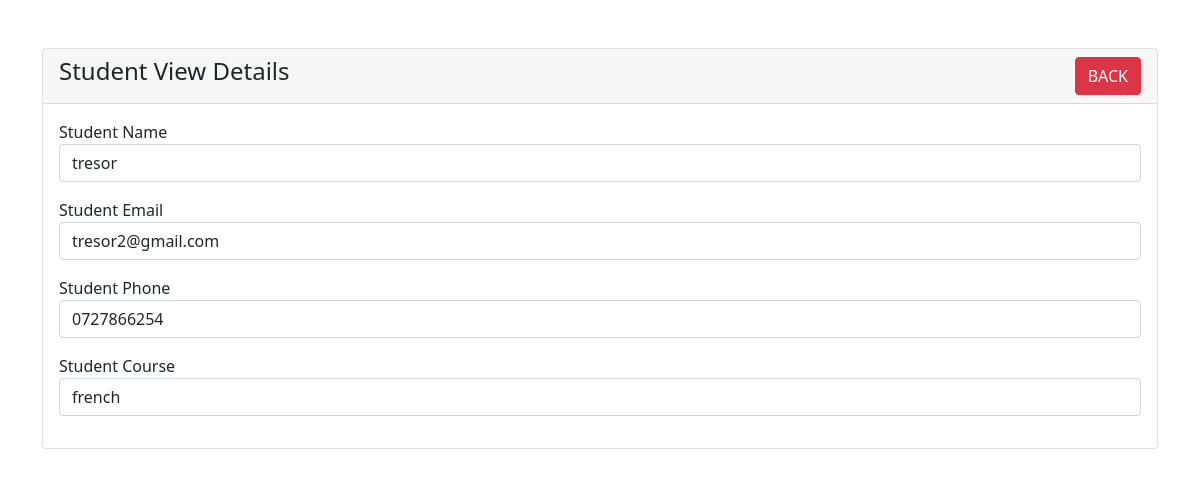
Screenshot of /student-view.php?id=3 with the database file from the repository.
### tables this page shows
CREATE TABLE `students` (
  `id` int(6) NOT NULL AUTO_INCREMENT,
  `name` varchar(191) NOT NULL,
  `email` varchar(191) NOT NULL,
  `phone` varchar(191) NOT NULL,
  `course` varchar(191) NOT NULL,
  PRIMARY KEY (`id`)
);

### student-view.php (the view, shortened to what this page needs)
<?php
require 'dbcon.php';
?>
<!doctype html>
<html lang="en">
  <head>
    <link href="https://cdn.jsdelivr.net/npm/bootstrap@5.1.3/dist/css/bootstrap.min.css" rel="stylesheet">
</head>
<body>
    <div class="container mt-5">
        <div class="row">
            <div class="col-md-12">
                <div class="card">
                    <div class="card-header">
                        <h4>Student View Details
                            <a href="index.php" class="btn btn-danger float-end">BACK</a>
                        </h4>
                    </div>
                    <div class="card-body">
                        <?php
                        if(isset($_GET['id']))
                        {
                            $student_id = mysqli_real_escape_string($con, $_GET['id']);
                            $query = "SELECT * FROM students WHERE id='$student_id' ";
                            $query_run = mysqli_query($con, $query);
                            if(mysqli_num_rows($query_run) > 0)
                            {
                                $student = mysqli_fetch_array($query_run);
                                ?>
                                    <div class="mb-3">
                                        <label>Student Name</label>
                                        <p class="form-control">
                                            <?=$student['name'];?>
                                        </p>
                                    </div>
                                    <div class="mb-3">
                                        <label>Student Email</label>
                                        <p class="form-control">
                                            <?=$student['email'];?>
                                        </p>
                                    </div>
                                    <div class="mb-3">
                                        <label>Student Phone</label>
                                        <p class="form-control">
                                            <?=$student['phone'];?>
                                        </p>
                                    </div>
                                    <div class="mb-3">
                                        <label>Student Course</label>
                                        <p class="form-control">
                                            <?=$student['course'];?>
                                        </p>
                                    </div>
                                <?php
                            }
                            else
                            {
                                echo "<h4>No Such Id Found</h4>";
                            }
                        }
                        ?>
                    </div>
                </div>
            </div>
        </div>
    </div>
</body>
</html>

### rows the page displays
students: name "tresor", email "tresor2@gmail.com", phone "0727866254", course "french"
